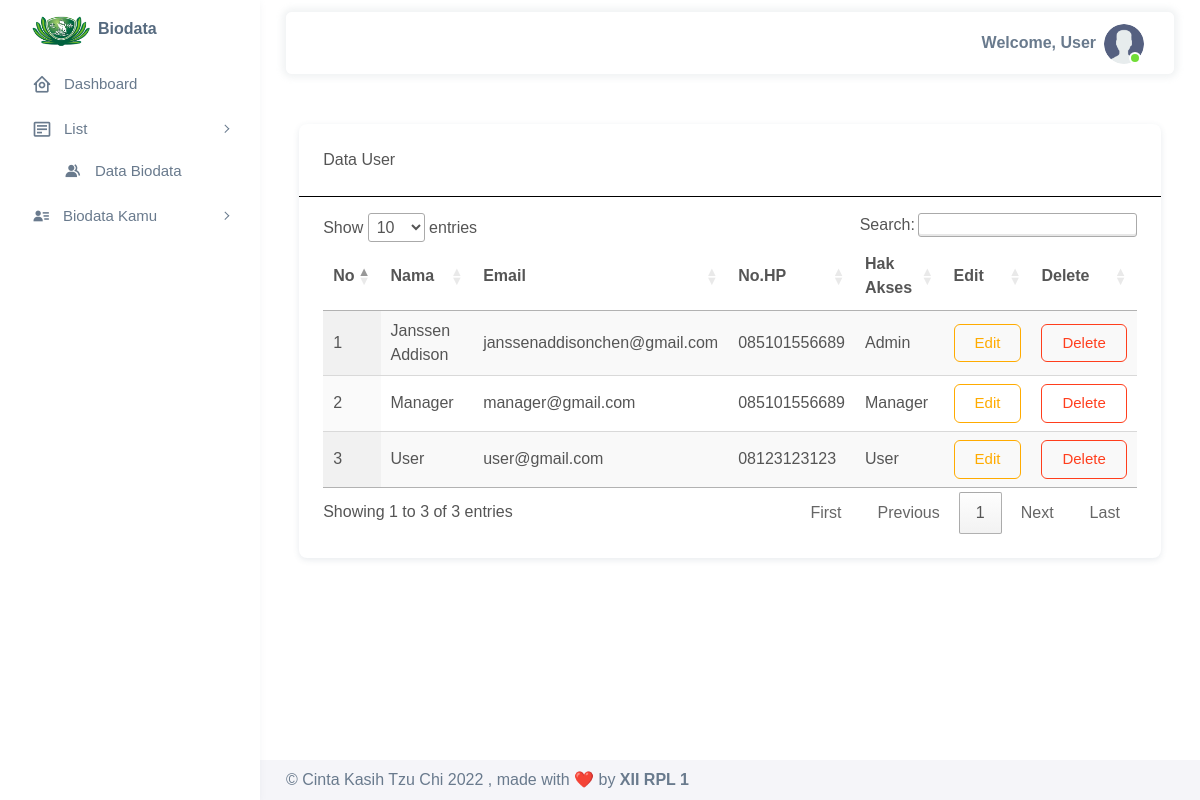
The app's page /frontend/user/index.php (signed in) with its own data.
### tables this page shows
CREATE TABLE `user` (
  `id` int(11) NOT NULL,
  `nama` varchar(50) NOT NULL,
  `password` varchar(50) NOT NULL,
  `email` text NOT NULL,
  `nohp` varchar(13) NOT NULL,
  `hak_akses` enum('Admin','Manager','User','') NOT NULL
);

### frontend/user/index.php (the view)
<?php
include '../header.php';
?>
<div class="content-wrapper">
  <div class="row justify-content-center">
    <div class="col-md-11">
      <div class="card" style="margin-top:50px;">
        <div class="card-header" style="border-bottom:black solid 1px;">Data User<br>
        </div>
        <div class="card-body" style="margin-top:1em;">
            <table id="table" class="display">
              <thead>
                <tr>
                  <th>No</th>
                  <th>Nama</th>
                  <th>Email</th>
                  <th>No.HP</th>
                  <th>Hak Akses</th>
                  <th>Edit</th>
                  <th>Delete</th>
                </tr>
              </thead>
              <tbody>
<?php
$query = mysqli_query($db, "SELECT * FROM user ORDER BY hak_akses ASC");
if(mysqli_num_rows($query) > 0){
  while($row = mysqli_fetch_array($query)){
  ?>
  <tr>
    <td><?= $no++ ?></td>
  <td><?= $row['nama']; ?></td>
  <td><?= $row['email']; ?></td>
  <td><?= $row['nohp']; ?></td>
  <td><?= $row['hak_akses']; ?></td>
  <td><a href="edit.php?id=<?= $row['id']; ?>" class="btn btn-outline-warning">Edit</a></td>
  <td>
  <a onclick="if(confirm('Yakin Ingin Menghapus Data Ini?') == true){
            location.href = '../../proses/user/delete.php?id=<?= $row['id']; ?>';
        }
        else{
            alert('Proses hapus gagal');
        }" class="btn btn-outline-danger">
        Delete
    </a>
    </td>
  </tr>
  <?php
  }
}
else{
  ?>
  <td colspan=6 style="text-align:center;"> Data Masih Kosong, Mulai Isi Daftar Ekskul di Kanan Atas</td>
  <?php
}
?>
              </tbody>
            </table>
        </div>
      </div>
    </div>
  </div>
  <?php
  include '../footer.php';
  ?>

### records on screen
user: nama "Janssen Addison", email "janssenaddisonchen@gmail.com", nohp "085101556689", hak_akses "Admin"
user: nama "Manager", email "manager@gmail.com", nohp "085101556689", hak_akses "Manager"
user: nama "User", email "user@gmail.com", nohp "08123123123", hak_akses "User"

### other values on screen
$_SESSION['nama'] "User"
